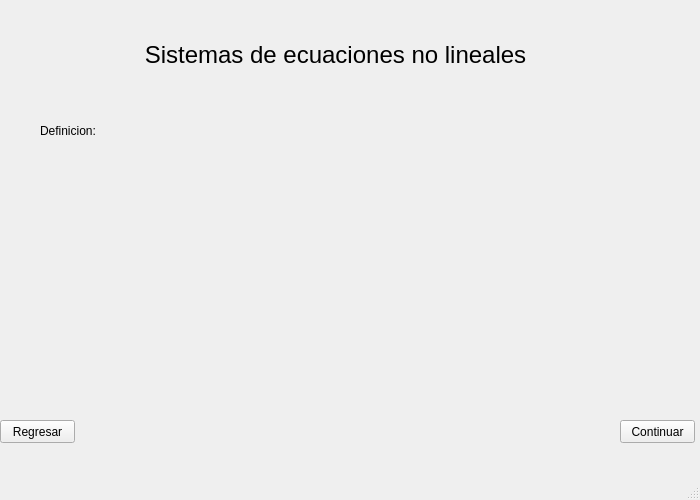
<?xml version="1.0" encoding="UTF-8"?>
<ui version="4.0">
 <class>ecuacionesnolineales</class>
 <widget class="QMainWindow" name="ecuacionesnolineales">
  <property name="geometry">
   <rect>
    <x>0</x>
    <y>0</y>
    <width>700</width>
    <height>500</height>
   </rect>
  </property>
  <property name="windowTitle">
   <string>MainWindow</string>
  </property>
  <widget class="QWidget" name="centralwidget">
   <widget class="QLabel" name="label">
    <property name="geometry">
     <rect>
      <x>140</x>
      <y>20</y>
      <width>391</width>
      <height>71</height>
     </rect>
    </property>
    <property name="text">
     <string>&lt;html&gt;&lt;head/&gt;&lt;body&gt;&lt;p align=&quot;center&quot;&gt;&lt;span style=&quot; font-size:18pt;&quot;&gt;Sistemas de ecuaciones no lineales&lt;/span&gt;&lt;/p&gt;&lt;/body&gt;&lt;/html&gt;</string>
    </property>
   </widget>
   <widget class="QLabel" name="label_2">
    <property name="geometry">
     <rect>
      <x>40</x>
      <y>110</y>
      <width>61</width>
      <height>41</height>
     </rect>
    </property>
    <property name="text">
     <string>Definicion: </string>
    </property>
   </widget>
   <widget class="QPushButton" name="pushButton">
    <property name="geometry">
     <rect>
      <x>0</x>
      <y>420</y>
      <width>75</width>
      <height>23</height>
     </rect>
    </property>
    <property name="text">
     <string>Regresar</string>
    </property>
   </widget>
   <widget class="QPushButton" name="pushButton_2">
    <property name="geometry">
     <rect>
      <x>620</x>
      <y>420</y>
      <width>75</width>
      <height>23</height>
     </rect>
    </property>
    <property name="text">
     <string>Continuar</string>
    </property>
   </widget>
  </widget>
  <widget class="QMenuBar" name="menubar">
   <property name="geometry">
    <rect>
     <x>0</x>
     <y>0</y>
     <width>700</width>
     <height>21</height>
    </rect>
   </property>
  </widget>
  <widget class="QStatusBar" name="statusbar"/>
 </widget>
 <resources/>
 <connections/>
</ui>
